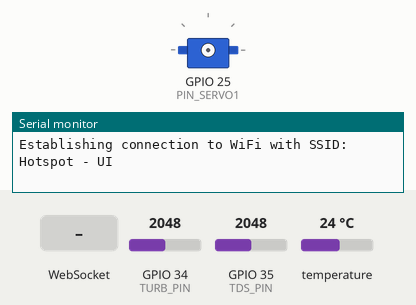
This sketch was run on a simulated ESP32. Shown: servo, the last lines printed to the serial monitor. The test bench sets the inputs (shaded band); at power-on: GPIO 34 (TURB_PIN) = 2048, GPIO 35 (TDS_PIN) = 2048, temperature 24 °C. WiFi joins after 1.5 s; servers stay silent unless stated; storage starts empty; random numbers use the default seed unless the sketch sets one.

Above: at 0.1 s.
At 4.2 s:
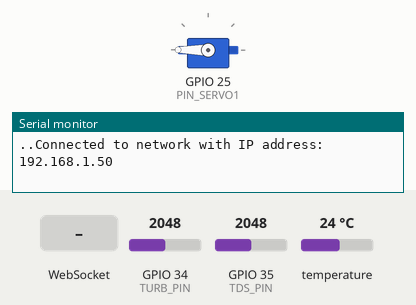
4.3 s: WebSocket text "1" received
At 13.7 s:
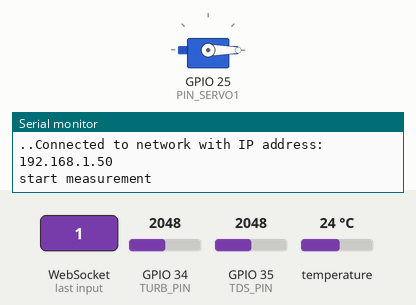
Timing chart, 0 to 48.4 s (numbered marks = the images above; inputs shaded):
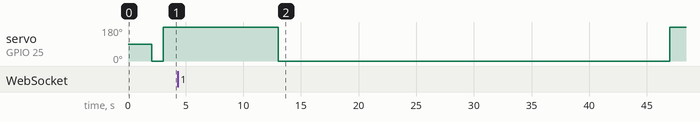

The sketch:

backup_ESP32WebserverPlots.ino
```cpp
// ---------------------------------------------------------------------------------------
// For installation, the following library needs to be installed under Sketch -> Include Library -> Manage Libraries:
// * ArduinoJson by Benoit Blanchon
//
// The following to libraries need to be downloaded, unpacked and copied to the "Arduino\libraries" folder
// (Required for ESPAsyncWebServer)
// https://github.com/me-no-dev/ESPAsyncWebServer
// https://github.com/me-no-dev/AsyncTCP
//
// Required to make SPIFFS.h work:
// https://github.com/me-no-dev/arduino-esp32fs-plugin/releases/
// see as well: https://randomnerdtutorials.com/install-esp32-filesystem-uploader-arduino-ide/
// ---------------------------------------------------------------------------------------

/***************************************************
 Created by Kelompok Despro:
 - Bryan Indarto Giovanni Firjatulloh
 - Aldy Raja Sipahutar
 ****************************************************/

// Library for Webserver
#include <WiFi.h>                                     // needed to connect to WiFi
#include <ESPAsyncWebServer.h>                        // needed to create a simple webserver (make sure tools -> board is set to ESP32, otherwise you will get a "WebServer.h: No such file or directory" error)
#include <WebSocketsServer.h>                         // needed for instant communication between client and server through Websockets
#include <ArduinoJson.h>                              // needed for JSON encapsulation (send multiple variables with one string)
#include <SPIFFS.h>
// Hardware Initialization
#include <OneWire.h>
#include <DallasTemperature.h>
#include <ESP32Servo.h>
#include "DFRobot_PH.h"
#include <EEPROM.h>

#define TEMP_PIN 32 // Yellow cable on temp-liquid sensor pin
#define TURB_PIN 34
#define TDS_PIN 35
#define PH_PIN 33
#define PIN_SERVO1 25
#define PIN_SERVO2 26

// SSID and password of Wifi connection:
const char* ssid = "Hotspot - UI";
const char* password = "";

const int ARRAY_LENGTH = 5;  // final_quality, temperature_value, ph_value, ntu_value, tds_value (Currently only for 5 sensors on 1 Niagara place)
int sensors_val[ARRAY_LENGTH];

// We want to periodically send values to the clients, so we need to define an "interval" and remember the last time we sent data to the client (with "previousMillis")
int interval = 2000;                                  // send data to the client every 2000ms -> 2s
unsigned long previousMillis = 0;                     // we use the "millis()" command for time reference and this will output an unsigned long

// Initialization of webserver and websocket
AsyncWebServer server(80);                            // the server uses port 80 (standard port for websites
WebSocketsServer webSocket = WebSocketsServer(81);    // the websocket uses port 81 (standard port for websockets

// Initialization of the hardware
unsigned long startTime;

// Temperature Sensor Parameter
float tempValue;
OneWire oneWire(TEMP_PIN); // Setup a oneWire instance to communicate with any OneWire devices
DallasTemperature sensors(&oneWire); // Pass our oneWire reference to Dallas Temperature sensor

// TDS Sensor Parameter
#define VREF 5.0      // analog reference voltage(Volt) of the ADC
#define SCOUNT  30           // sum of sample point
int analogBuffer[SCOUNT];    // store the analog value in the array, read from ADC
int analogBufferTemp[SCOUNT];
int analogBufferIndex = 0,copyIndex = 0;
float averageVoltage = 0,tdsValue = 0,temperature = 25;
unsigned long startTimeBuffer = 0;
unsigned long currentTimeBuffer;
unsigned long startTimeTDS = 0;

// NTU
float ntu = 0;

// pH Sensor Parameter
#define Offset 0.00
#define ArrayLength  40    //times of collection
static unsigned long start_pHSamplingTime = 0;
static unsigned long start_pHPrintTime = 0;
int pHArray[ArrayLength];   //Store the average value of the sensor feedback
int pHArrayIndex=0;
float pHValue,pHvoltage;
DFRobot_PH ph;

// Flags
bool exec_measurement = false;
int counter = 0;

// Servo
Servo servo1;
Servo servo2;
const int sudut_trigger_open = 180;
const int sudut_close = 0;
const int sudut_trigger_close = 0;
const int sudut_open = 180;


void setup() {
  Serial.begin(115200);                               // init serial port for debugging

  if (!SPIFFS.begin()) {
    Serial.println("SPIFFS could not initialize");
  }

// ================================================== ganti wifi ==================================================
  WiFi.begin(ssid, password);                         // start WiFi interface
  Serial.println("Establishing connection to WiFi with SSID: " + String(ssid));     // print SSID to the serial interface for debugging

  while (WiFi.status() != WL_CONNECTED) {             // wait until WiFi is connected
    delay(1000);
    Serial.print(".");
  }
  Serial.print("Connected to network with IP address: ");
  Serial.println(WiFi.localIP());                     // show IP address that the ESP32 has received from router
// ================================================================================================================

  server.on("/", HTTP_GET, [](AsyncWebServerRequest *request) {    // define here what the webserver needs to do
    request->send(SPIFFS, "/webpage.html", "text/html");
  });

  server.onNotFound([](AsyncWebServerRequest *request) {
    request->send(404, "text/plain", "File not found");
  });

  server.serveStatic("/", SPIFFS, "/");

  webSocket.begin();                                  // start websocket
  webSocket.onEvent(webSocketEvent);                  // define a callback function -> what does the ESP32 need to do when an event from the websocket is received? -> run function "webSocketEvent()"

  server.begin();                                     // start server -> best practise is to start the server after the websocket

  // Device Wiring Part
  pinMode(TURB_PIN, INPUT);
  pinMode(TDS_PIN,INPUT);
  servo1.attach(PIN_SERVO1);
//    servo2.attach(PIN_SERVO2);

  sensors.begin();
  startTime = millis();
  startTimeBuffer = millis();
  startTimeTDS = millis();
  start_pHSamplingTime = millis();
  start_pHPrintTime = millis();
  servo1.write(0);
  delay(1000);
}

// sendJsonArray used for final_quality, temperature_value, ph_value, ntu_value, tds_value
void loop()
{
  add_buffer(); // Data Additional Sensor TDS
  if(counter == 0 || (millis() - startTime >= 30000) || exec_measurement == true){
    if (exec_measurement == false){
      servo1.write(sudut_trigger_open);
      delay(10000);
      servo1.write(sudut_trigger_close);
      exec_measurement = true;
    }

    delay(10);

    if(exec_measurement == true){
      Serial.println("start measurement");

      // Sensor Suhu
      sensors.requestTemperatures();
      tempValue = sensors.getTempCByIndex(0);
      Serial.println("=====================================");
      Serial.print("Temp Celsius: ");
      Serial.print(tempValue);
      Serial.println(" C \n");

      // Sensor Turbidity
      int sensorValue = analogRead(TURB_PIN);// read the input on analog pin 0:
      Serial.print("Analog Value: ");
      Serial.println(sensorValue);
      float voltage = (sensorValue / 4095.0) * 5.0; // Convert the analog reading (which goes from 0 - 4096) to a voltage (0 - 4.5V):
      ntu = -1120.4*voltage*voltage + 5742.3*voltage - 4352.9;
      Serial.print("Turbidity Voltage: ");
      Serial.println(voltage); // print out the value you read:
      Serial.print("Turbidity NTU: ");
      Serial.println(ntu);
      Serial.print("\n");

      // Sensor TDS
      print_tds();

      // Sensor pH
      pH_buffer;

      Serial.println("=====================================");

      if(counter == 4){
        exec_measurement = false;
        startTime = millis();
        servo1.write(sudut_trigger_close);
//        Start the water pumping out
        counter = 0;
      }
      counter += 1;
    }
  }
  webSocket.loop();                                   // Update function for the webSockets
  unsigned long now = millis();                       // read out the current "time" ("millis()" gives the time in ms since the Arduino started)
  if ((unsigned long)(now - previousMillis) > interval) { // check if "interval" ms has passed since last time the clients were updated
    previousMillis = now;                             // reset previousMillis

    float result = random(10);
    sensors_val[0] = result;
    sensors_val[1] = tempValue;
    sensors_val[2] = pHValue;
    sensors_val[3] = ntu;
    sensors_val[4] = tdsValue;

    sendJsonArray("dashboard_update", sensors_val);

  }
}

// webSocketEvent is not in use, client cannot send any data.
void webSocketEvent(byte num, WStype_t type, uint8_t * payload, size_t length) {      // the parameters of this callback function are always the same -> num: id of the client who send the event, type: type of message, payload: actual data sent and length: length of payload
  switch (type) {                                     // switch on the type of information sent
    case WStype_DISCONNECTED:                         // if a client is disconnected, then type == WStype_DISCONNECTED
      Serial.println("Client " + String(num) + " disconnected");
      break;
    case WStype_CONNECTED:                            // if a client is connected, then type == WStype_CONNECTED
      Serial.println("Client " + String(num) + " connected");

      // send variables to newly connected web client -> as optimization step one could send it just to the new client "num", but for simplicity I left that out here
      // sendJson("random_intensity", String(random_intensity));
      sendJsonArray("dashboard_update", sensors_val);

      break;
    case WStype_TEXT:                                 // if a client has sent data, then type == WStype_TEXT
      // try to decipher the JSON string received
      StaticJsonDocument<200> doc;                    // create JSON container
      DeserializationError error = deserializeJson(doc, payload);
      if (error) {
         Serial.print(F("deserializeJson() failed: "));
        Serial.println(error.f_str());
        return;
      }
      else {
        // JSON string was received correctly, so information can be retrieved:
        const char* l_type = doc["type"];
        const int l_value = doc["value"];
        Serial.println("Type: " + String(l_type));
        Serial.println("Value: " + String(l_value));
      }
      Serial.println("");
      break;
  }
}

// Simple function to send information to the web clients
void sendJsonArray(String l_type, int l_array_values[]) {
    String jsonString = "";                           // create a JSON string for sending data to the client
    const size_t CAPACITY = JSON_ARRAY_SIZE(ARRAY_LENGTH) + 100;
    StaticJsonDocument<CAPACITY> doc;                      // create JSON container

    JsonObject object = doc.to<JsonObject>();         // create a JSON Object
    object["type"] = l_type;                          // write data into the JSON object
    JsonArray value = object.createNestedArray("value");
    for(int i=0; i<ARRAY_LENGTH; i++) {
      value.add(l_array_values[i]);
    }
    serializeJson(doc, jsonString);                   // convert JSON object to string
    webSocket.broadcastTXT(jsonString);               // send JSON string to all clients
}


void add_buffer(void){
//  Serial.println("Adding Buffer for TDS");
  currentTimeBuffer = millis();
  if(currentTimeBuffer - startTimeBuffer > 40UL)     //every 40 milliseconds,read the analog value from the ADC
  {
   analogBuffer[analogBufferIndex] = analogRead(TDS_PIN);    //read the analog value and store into the buffer
   analogBufferIndex++;
   if(analogBufferIndex == SCOUNT){
    analogBufferIndex = 0;
   }
   startTimeBuffer = currentTimeBuffer;
  }
}

void print_tds(void){
  unsigned long currentTimeTDS = millis();
  for(copyIndex=0;copyIndex<SCOUNT;copyIndex++){
    analogBufferTemp[copyIndex]= analogBuffer[copyIndex];
  }

  averageVoltage = getMedianNum(analogBufferTemp,SCOUNT) * (float)VREF / 4096.0; // read the analog value more stable by the median filtering algorithm, and convert to voltage value
  float compensationCoefficient=1.0+0.02*(temperature-25.0);    //temperature compensation formula: fFinalResult(25^C) = fFinalResult(current)/(1.0+0.02*(fTP-25.0));
  float compensationVolt=averageVoltage/compensationCoefficient;  //temperature compensation
  tdsValue=(133.42*compensationVolt*compensationVolt*compensationVolt - 255.86*compensationVolt*compensationVolt + 857.39*compensationVolt)*0.5; //convert voltage value to tds value
  //Serial.print("voltage:");
  //Serial.print(averageVoltage,2);
  //Serial.print("V   ");
  Serial.print("TDS Value:");
  Serial.print(tdsValue);
  Serial.println("ppm");
  startTimeTDS = currentTimeTDS;
}


void pH_buffer(void) {
 while(true)
  {
    pHArray[pHArrayIndex++]=analogRead(PH_PIN);
    if(pHArrayIndex==ArrayLength){
      pHArrayIndex=0;
      pHvoltage = averagearray(pHArray, ArrayLength)*5.0/4096;
      pHValue = 3.5*pHvoltage+Offset;
      break;
    }
    pHvoltage = averagearray(pHArray, ArrayLength)*5.0/4096;
    pHValue = 3.5*pHvoltage+Offset;
  }
}

int getMedianNum(int bArray[], int iFilterLen)
{
      int bTab[iFilterLen];
      for (byte i = 0; i<iFilterLen; i++)
      bTab[i] = bArray[i];
      int i, j, bTemp;
      for (j = 0; j < iFilterLen - 1; j++)
      {
      for (i = 0; i < iFilterLen - j - 1; i++)
          {
        if (bTab[i] > bTab[i + 1])
            {
        bTemp = bTab[i];
            bTab[i] = bTab[i + 1];
        bTab[i + 1] = bTemp;
         }
      }
      }
      if ((iFilterLen & 1) > 0)
    bTemp = bTab[(iFilterLen - 1) / 2];
      else
    bTemp = (bTab[iFilterLen / 2] + bTab[iFilterLen / 2 - 1]) / 2;
      return bTemp;
}

double averagearray(int* arr, int number){
  int i;
  int max,min;
  double avg;
  long amount=0;
  if(number<=0){
    Serial.println("Error number for the array to avraging!/n");
    return 0;
  }
  if(number<5){   //less than 5, calculated directly statistics
    for(i=0;i<number;i++){
      amount+=arr[i];
    }
    avg = amount/number;
    return avg;
  }else{
    if(arr[0]<arr[1]){
      min = arr[0];max=arr[1];
    }
    else{
      min=arr[1];max=arr[0];
    }
    for(i=2;i<number;i++){
      if(arr[i]<min){
        amount+=min;        //arr<min
        min=arr[i];
      }else {
        if(arr[i]>max){
          amount+=max;    //arr>max
          max=arr[i];
        }else{
          amount+=arr[i]; //min<=arr<=max
        }
      }//if
    }//for
    avg = (double)amount/(number-2);
  }//if
  return avg;
}
```
